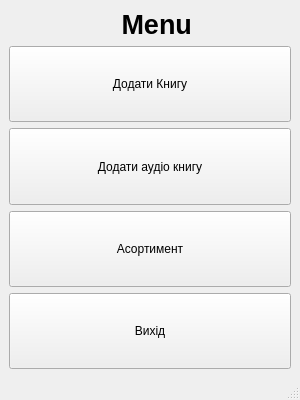
<?xml version="1.0" encoding="UTF-8"?>
<ui version="4.0">
 <class>MainWindow</class>
 <widget class="QMainWindow" name="MainWindow">
  <property name="geometry">
   <rect>
    <x>0</x>
    <y>0</y>
    <width>300</width>
    <height>400</height>
   </rect>
  </property>
  <property name="minimumSize">
   <size>
    <width>300</width>
    <height>400</height>
   </size>
  </property>
  <property name="maximumSize">
   <size>
    <width>1000</width>
    <height>1000</height>
   </size>
  </property>
  <property name="windowTitle">
   <string>MainWindow</string>
  </property>
  <widget class="QWidget" name="centralwidget">
   <layout class="QGridLayout" name="gridLayout">
    <item row="1" column="1">
     <widget class="QPushButton" name="pushButton">
      <property name="sizePolicy">
       <sizepolicy hsizetype="Minimum" vsizetype="Minimum">
        <horstretch>0</horstretch>
        <verstretch>0</verstretch>
       </sizepolicy>
      </property>
      <property name="text">
       <string>Додати Книгу</string>
      </property>
     </widget>
    </item>
    <item row="6" column="1">
     <widget class="QPushButton" name="pushButton_2">
      <property name="sizePolicy">
       <sizepolicy hsizetype="Minimum" vsizetype="Minimum">
        <horstretch>0</horstretch>
        <verstretch>0</verstretch>
       </sizepolicy>
      </property>
      <property name="text">
       <string>Вихід</string>
      </property>
     </widget>
    </item>
    <item row="0" column="1">
     <widget class="QLabel" name="label_2">
      <property name="sizePolicy">
       <sizepolicy hsizetype="Preferred" vsizetype="Maximum">
        <horstretch>0</horstretch>
        <verstretch>0</verstretch>
       </sizepolicy>
      </property>
      <property name="font">
       <font>
        <pointsize>20</pointsize>
        <bold>true</bold>
       </font>
      </property>
      <property name="text">
       <string>               Menu</string>
      </property>
     </widget>
    </item>
    <item row="4" column="1">
     <widget class="QPushButton" name="pushButton_3">
      <property name="sizePolicy">
       <sizepolicy hsizetype="Minimum" vsizetype="Minimum">
        <horstretch>0</horstretch>
        <verstretch>0</verstretch>
       </sizepolicy>
      </property>
      <property name="text">
       <string>Додати аудіо книгу</string>
      </property>
     </widget>
    </item>
    <item row="5" column="1">
     <widget class="QPushButton" name="pushButton_4">
      <property name="sizePolicy">
       <sizepolicy hsizetype="Minimum" vsizetype="Minimum">
        <horstretch>0</horstretch>
        <verstretch>0</verstretch>
       </sizepolicy>
      </property>
      <property name="text">
       <string>Асортимент</string>
      </property>
     </widget>
    </item>
   </layout>
  </widget>
  <widget class="QStatusBar" name="statusbar"/>
  <widget class="QMenuBar" name="menuBar">
   <property name="geometry">
    <rect>
     <x>0</x>
     <y>0</y>
     <width>300</width>
     <height>21</height>
    </rect>
   </property>
  </widget>
  <action name="action_4">
   <property name="text">
    <string>не пон</string>
   </property>
  </action>
  <action name="action_2">
   <property name="text">
    <string>ого бля</string>
   </property>
  </action>
  <action name="action_5">
   <property name="text">
    <string>шось нє</string>
   </property>
  </action>
  <action name="action_3">
   <property name="text">
    <string>вихід</string>
   </property>
  </action>
 </widget>
 <resources/>
 <connections/>
</ui>
